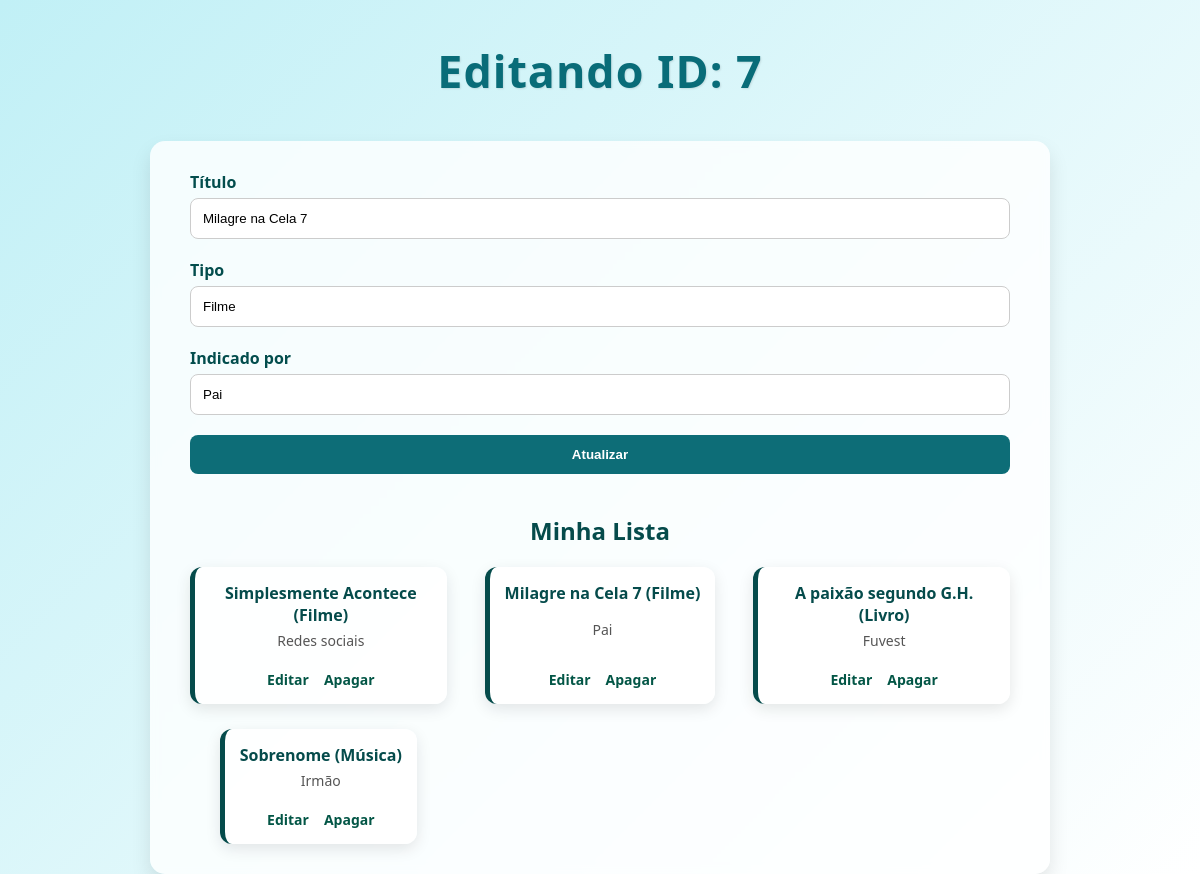
Screenshot of /editar/7 with the database file from the repository.
### tables this page shows
CREATE TABLE midias(
            id INTEGER PRIMARY KEY AUTOINCREMENT,
            titulo TEXT NOT NULL,
            tipo TEXT NOT NULL,
            indicado_por TEXT
        );

### app.py (the view)
@app.route('/editar/<int:id>', methods=['GET', 'POST'])
def editar(id):
    item = Midia.id(id)
    if not item:
        return redirect(url_for('lista'))
    if request.method == 'POST':
        item.titulo = request.form['titulo']
        item.tipo = request.form['tipo']
        item.indicado_por = request.form['indicado_por']
        item.atualizar()
        return redirect(url_for('lista'))
    lista_total = Midia.obter_todos()
    return render_template('lista.html', titulo=f'Editando ID: {id}', lista=lista_total, item=item)

### models/midia.py (called while the page is built)
def conectar():
    return sqlite3.connect(DB_PATH)

    @classmethod
    def id(cls, id: int) -> Self:
        with conectar() as con:
            dado = con.execute("SELECT * FROM midias WHERE id=?", (id,)).fetchone()
        if dado is None:
            raise ValueError
        return cls(dado[1], dado[2], dado[3], dado[0])

    @staticmethod
    def obter_todos():
        with conectar() as con:
            dados = con.execute("SELECT * FROM midias").fetchall()
        return [Midia(d[1], d[2], d[3], d[0]) for d in dados]

### templates/lista.html
{% extends 'base.html' %}
{% block content %}
<section class="card formulario">
    <form method="POST">
        <div class="campo">
            <label for="titulo">Título</label>
            <input
                type="text"
                id="titulo"
                name="titulo"
                value="{{ item.titulo if item else '' }}"
                required
            >
        </div>
        <div class="campo">
            <label for="tipo">Tipo</label>
            <input
                type="text"
                id="tipo"
                name="tipo"
                value="{{ item.tipo if item else '' }}"
                required
            >
        </div>
        <div class="campo">
            <label for="indicado_por">Indicado por</label>
            <input
                type="text"
                id="indicado_por"
                name="indicado_por"
                value="{{ item.indicado_por if item else '' }}"
            >
        </div>
        <button type="submit">
            {{ 'Atualizar' if item else 'Adicionar' }}
        </button>
    </form>
</section>
<h2>Minha Lista</h2>
{% if lista %}
<section id="lista-de-tarefas">
    {% for item in lista %}
    <div class="card-tarefa">
        <p>{{ item.titulo }} ({{ item.tipo }})</p>
        <span class="data">{{ item.indicado_por or 'Não informado' }}</span>
        <div class="acoes">
            <a href="{{ url_for('editar', id=item.id_midia) }}">Editar</a>
            <a href="{{ url_for('delete', id=item.id_midia) }}">Apagar</a>
        </div>
    </div>
    {% endfor %}
</section>
{% else %}
<p class="vazio">Nada adicionado à Lista de Desejos.</p>
{% endif %}
{% endblock %}

### static/style.css (style rules this page uses)
* { margin: 0; padding: 0; box-sizing: border-box; }
body { font-family: 'Segoe UI', Tahoma, Geneva, Verdana, sans-serif; background: linear-gradient(135deg, #c1f0f6, #ffffff); min-height: 100vh; display: flex; flex-direction: column; align-items: center; }
.formulario form { display: flex; flex-direction: column; gap: 20px; }
.campo { display: flex; flex-direction: column; gap: 5px; }
.campo label { font-weight: 600; color: #034d4d; }
.campo input { padding: 12px; border-radius: 8px; border: 1px solid #ccc; transition: all 0.3s; }
button { padding: 12px; background-color: #0d6d77; color: white; border: none; border-radius: 8px; font-weight: bold; cursor: pointer; transition: all 0.3s; }
h2 { text-align: center; margin: 40px 0 20px; color: #054b4b; }
#lista-de-tarefas { display: grid; grid-template-columns: repeat(auto-fill, minmax(220px, 1fr)); gap: 25px; justify-items: center; }
.card-tarefa { background: #ffffffdd; border-left: 5px solid #054b4b; border-radius: 12px; padding: 15px; text-align: center; display: flex; flex-direction: column; justify-content: space-between; box-shadow: 0 5px 15px rgba(0,0,0,0.1); transition: all 0.3s; }
.card-tarefa p { font-weight: bold; color: #054b4b; margin-bottom: 5px; }
.card-tarefa .data { font-size: 14px; color: #555; margin-bottom: 10px; }
.acoes { display: flex; justify-content: center; gap: 15px; margin-top: 10px; }
.acoes a { text-decoration: none; font-size: 14px; color: #035646; font-weight: bold; transition: color 0.3s; }

### rows the page displays
midias: titulo "Milagre na Cela 7", tipo "Filme", indicado_por "Pai"
midias: titulo "Simplesmente Acontece", tipo "Filme", indicado_por "Redes sociais"
midias: titulo "A paixão segundo G.H.", tipo "Livro", indicado_por "Fuvest"
midias: titulo "Sobrenome", tipo "Música", indicado_por "Irmão"

### other values shown
{{ titulo }} "Editando ID: 7"
{{ 'Atualizar' if item else 'Adicionar' }} "Atualizar"
